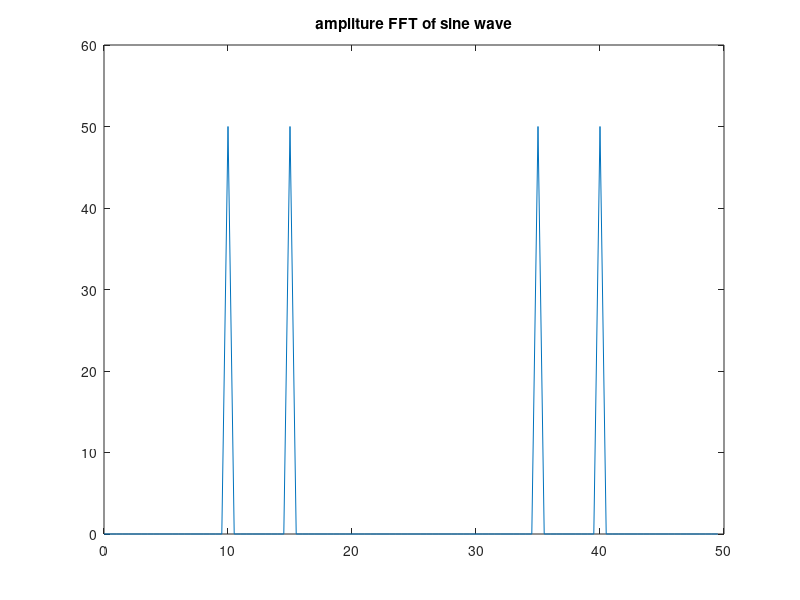
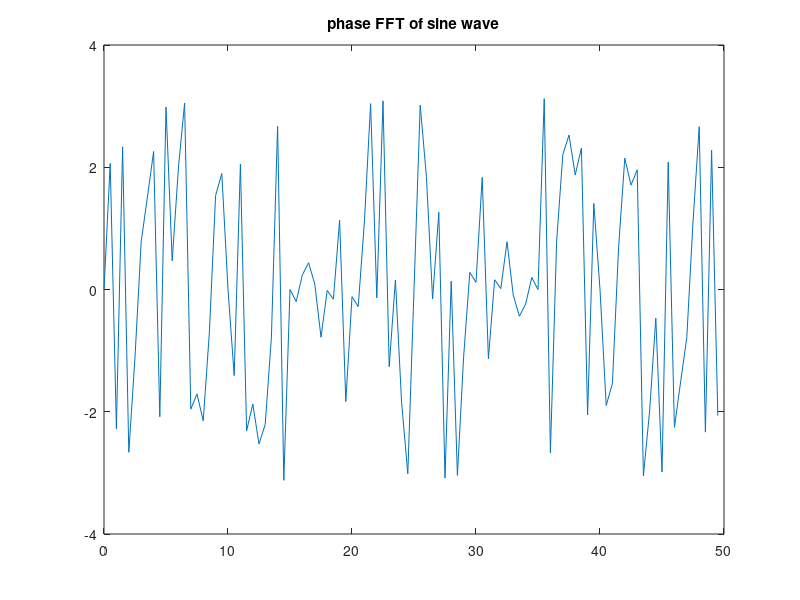
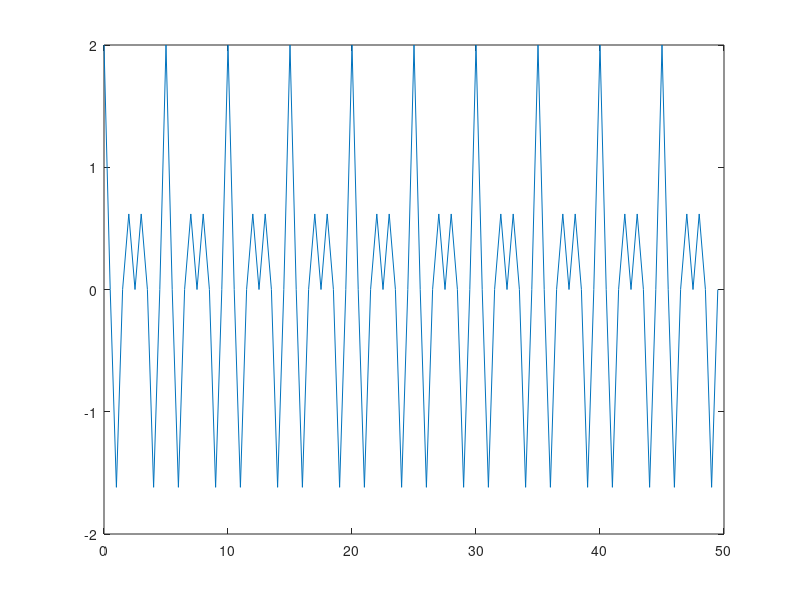

Recreate these plots in MATLAB, in order.
clc
clear all
close all

sampleSize = 100
samplingFrequency =50
freq = 10
freq2 = 15 
phaseShift = 0

for i = 1:sampleSize
    s(i) = cos(2*pi*freq2*(i-1)/samplingFrequency) + cos(2*pi*freq*(i-1)/samplingFrequency + phaseShift);
    f(i) = (i-1)*samplingFrequency/sampleSize; 
    %i-1 for indexing
    
end

x=f;
figure(1)
y = abs(fft(s))
plot(x,y);
title('ampliture FFT of sine wave')

figure(2)
y = angle(fft(s))
plot(x,y);
title('phase FFT of sine wave')

figure(3)
plot(x,s);

counter =1

startingPhase = 0
endingPhase = 0.5


% for j = linspace(startingPhase,endingPhase,4)
%     phaseShift = j
%     for i = 1:sampleSize
%         s(i) = cos(2*pi*freq2*(i-1)/samplingFrequency) + cos(2*pi*freq*(i-1)/samplingFrequency  + phaseShift);
%         f(i) = (i-1)*samplingFrequency/sampleSize; 
%     end
%     x=f;
%     y = angle(fft(s))
%     figure(4)
%     subplot(4,1,counter)
%     plot(x,y);
%     counter = counter+1;
% end

freqArray = [15 20 37] 
phaseArray = [0.2 0.9 1.5] 



 

